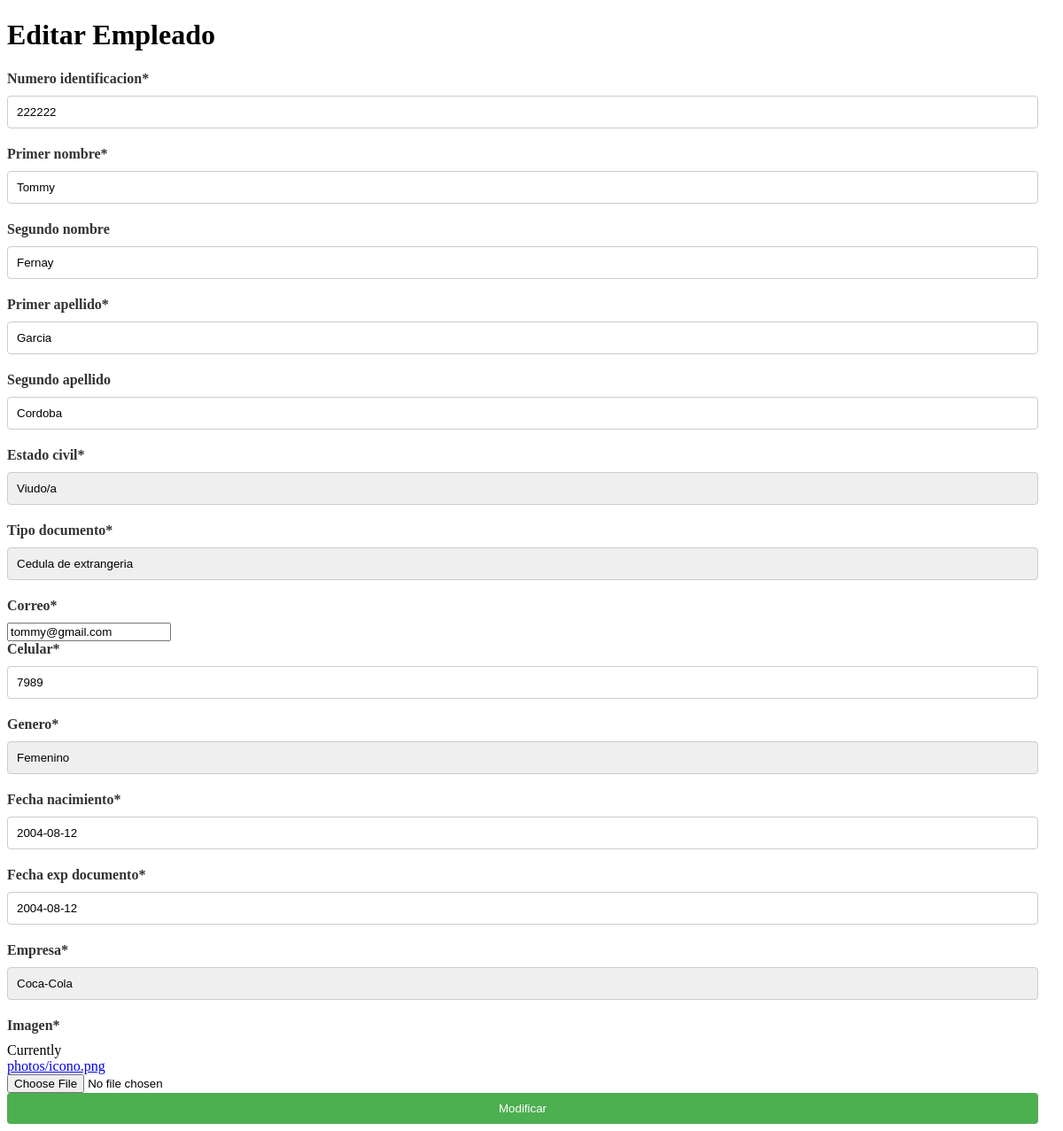
The app's page /empresarial/editarEmpleado/222222/ with its own data.
### Empresarial/models.py (models this page shows, shortened)
class Empleado(models.Model):
    estado_civil=[
        ('SOLTERO', 'Soltero/a'),
        ('CASADO', 'Casado/a'),
        ('DIVORCIADO', 'Divorciado/a'),
        ('VIUDO', 'Viudo/a'),
    ]
    tipo_documento=[
        ('Cc', 'Cedula de ciudadania'),
        ('Ce', 'Cedula de extrangeria'),
        ('Passpor', 'Pasaporte'),
    ]
    genero=[
        ('M', 'Masculino'),
        ('F', 'Femenino'),
        ('O', 'Otro'),
        ('P', 'Prefiero no decir'),
    ]
    numero_identificacion = models.IntegerField(primary_key=True, max_length=10)
    primer_nombre = models.CharField(max_length=30)
    segundo_nombre = models.CharField(max_length=30, blank=True, null=True)
    primer_apellido = models.CharField(max_length=30)
    segundo_apellido = models.CharField(max_length=30, blank=True, null=True)
    estado_civil = models.CharField(max_length=20, choices=estado_civil)
    tipo_documento = models.CharField(max_length=50, choices=tipo_documento)
    correo = models.EmailField(unique=True)
    celular = models.CharField(max_length=15)
    genero = models.CharField(max_length=10,choices=genero)
    fecha_nacimiento = models.DateField()
    fecha_exp_documento = models.DateField()
    empresa = models.ForeignKey(Empresa, on_delete=models.CASCADE)
    imagen=models.ImageField(upload_to='photos')

### Empresarial/views.py (the view)
# urls.py: path('editarEmpleado/<int:numero_identificacion>/', views.editarEmpleado, name='editarEmpleado'),
def editarEmpleado(request, numero_identificacion):
    empleado = Empleado.objects.get(pk=numero_identificacion)
    formulario = EmpleadoForm(instance=empleado)
    return render(request, 'editarEmpleado.html', {"form": formulario, "empleado": empleado})

### Empresarial/forms.py
class EmpleadoForm(forms.ModelForm):
    class Meta:
        model = Empleado
        fields ='__all__'

### Empresarial/models.py (called while the page is built)
    def __str__(self):
        return self.razon_social

### Empresarial/templates/editarEmpleado.html (shortened to what this page needs)
{% load static %}
{% load crispy_forms_tags %}
<!DOCTYPE html>
<html lang="en">
<head>
    <link rel="stylesheet" type="text/css" href="{% static './css/css.css' %}">
</head>
<body>
    <h1>Editar Empleado</h1>
    <form action="{% url 'actualizarEmpleado' empleado.numero_identificacion %}" method="POST" enctype="multipart/form-data">
        {{ form|crispy }}
        <button type="submit" id="btnEnviar" class="button">Modificar</button>
    </form>
</body>
</html>

### PayMaster/static/css/css.css (style rules this page uses)
form label { display: block; margin-bottom: 10px; font-weight: bold; color: #333; }
form input[type="text"], form input[type="date"], form input[type="number"], form select { width: calc(100% - 20px); padding: 10px; margin-bottom: 20px; border: 1px solid #ccc; border-radius: 4px; box-sizing: border-box; }
form button { width: calc(100% - 20px); background-color: #4CAF50; color: white; padding: 10px; border: none; border-radius: 4px; cursor: pointer; transition: background-color 0.3s ease; }
form select { width: calc(100% - 20px); padding: 10px; margin-bottom: 20px; border: 1px solid #ccc; border-radius: 4px; box-sizing: border-box; appearance: none; -webkit-appearance: none; -moz-appearance: none; background-repeat: no-repeat; background-position: calc(100% - 10px) center; background-size: 10px 6px; }
form select::after { content: '\25BC'; font-size: 12px; color: #666; position: absolute; top: 50%; right: 10px; transform: translateY(-50%); pointer-events: none; }

### records on screen
Empleado: numero_identificacion "222222", primer_nombre "Tommy", segundo_nombre "Fernay", primer_apellido "Garcia", segundo_apellido "Cordoba", estado_civil "Viudo/a", tipo_documento "Cedula de extrangeria", correo "tommy@gmail.com", celular "7989", genero "Femenino", fecha_nacimiento "2004-08-12", fecha_exp_documento "2004-08-12", empresa "Coca-Cola"
